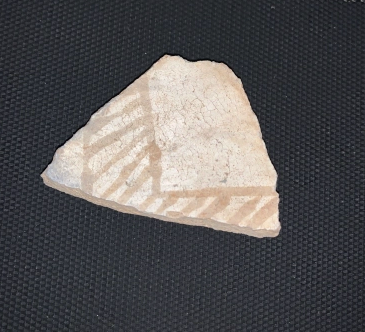
#> input picture conveyor/firebaseAPI/image.png, 365 x 332 px, given in place of the camera
$ jupyter execute conveyorV1.ipynb
#> lines starting #> are read from the running program, lines starting #| are printed output that depends on the picture; after the words box and inside, x2 and y2 are one past the last pixel; in counts of white or black regions, pixels touching at a corner belong together
[cell 1]
import cv2
import numpy as np

# Initialize variables
image_count = 0
previous_shard_id = None

# Capture video from webcam
cap = cv2.VideoCapture(0)

while True:
    ret, frame = cap.read()
#> frame is the input picture: shape (332, 365, 3); mean B, G, R 85.8, 84.9, 86.6

    # Convert frame to HSV color space
    hsv = cv2.cvtColor(frame, cv2.COLOR_BGR2HSV)
#> hsv: shape (332, 365, 3); mean H, S, V 88.5, 38.6, 92.8

    # Define range of blue color in HSV
    lower_blue = np.array([110,50,50])
    upper_blue = np.array([130,255,255])

    # Threshold the HSV image to get only blue colors
    mask = cv2.inRange(hsv, lower_blue, upper_blue)
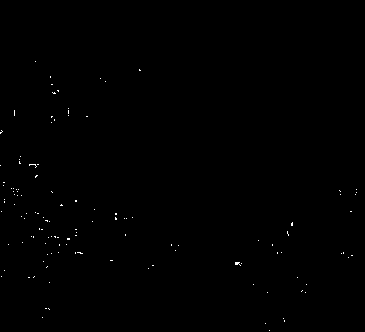
#> mask: shape (332, 365); 0.21% white in thin lines or dots, all inside (x1, y1, x2, y2) = (0, 61, 357, 331)

    # Bitwise-AND mask and original image
    res = cv2.bitwise_and(frame,frame, mask= mask)

    # Convert the result to grayscale and apply thresholding
    gray = cv2.cvtColor(res, cv2.COLOR_BGR2GRAY)
    _, thresh = cv2.threshold(gray, 240, 255, cv2.THRESH_BINARY)
#> thresh: shape (332, 365); every value is 0

    # Find contours
    contours, _ = cv2.findContours(thresh, cv2.RETR_EXTERNAL, cv2.CHAIN_APPROX_SIMPLE)
#> contours = []

    #the following part which attempts to handle the image capture and motion detection does not work properly

    # Process each contour
    for contour in contours:
        x,y,w,h = cv2.boundingRect(contour)
        if w > 20 and h > 20:  # Minimum size threshold for shard
            # Capture image of the detected shard
            if previous_shard_id is None or (x, y, w, h) != previous_shard_id:
                cv2.imwrite(f'shard_{image_count}.jpg', frame[y:y+h, x:x+w])
                print(f'Saved image: shard_{image_count}.jpg')
                image_count += 1
                previous_shard_id = (x, y, w, h)
#> this loop made 0 passes
#> after the loop, image_count = 0

    cv2.imshow('Frame', frame)
    cv2.imshow('Mask', mask)
    cv2.imshow('Res', res)
    if cv2.waitKey(1) & 0xFF == ord('q'):
#> (key q is pressed here)
        break

cap.release()
cv2.destroyAllWindows()
